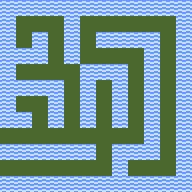

This game map was drawn from its Tiled (.tmx) file and the tilesets committed beside it. A one-line description and the full map source follow:
An orthogonal 12x12 tile map with 16x16 px tiles, 1 tile layer (Camada de Blocos 1).

<map version="1.10" tiledversion="1.11.90" orientation="orthogonal" renderorder="right-down" width="12" height="12" tilewidth="16" tileheight="16" infinite="0" nextlayerid="4" nextobjectid="1">
 <tileset firstgid="1" name="color_tileset_16x16_Jerom&amp;amp;Eiyeron_CC-BY-SA-3.0_8" tilewidth="16" tileheight="16" tilecount="280" columns="10">
  <image source="tiles.png" width="160" height="448" />
 </tileset>
 <layer id="1" name="Camada de Blocos 1" width="12" height="12">
  <data encoding="csv">
71,71,71,71,71,71,71,71,71,71,71,71,
71,51,51,51,71,51,51,51,51,51,51,71,
71,51,71,51,71,51,71,71,71,71,51,71,
71,71,71,51,71,51,51,51,51,71,51,71,
71,51,51,51,51,71,71,71,51,71,51,71,
71,71,71,71,51,71,51,71,51,71,51,71,
71,51,51,71,51,71,51,71,51,71,51,71,
71,71,51,71,51,71,51,71,51,71,51,71,
51,51,51,51,51,51,51,51,51,71,51,71,
71,71,71,71,71,71,51,71,71,71,51,71,
51,51,51,51,51,51,51,71,51,51,51,71,
71,71,71,71,71,71,71,71,71,71,71,71
</data>
 </layer>
</map>
